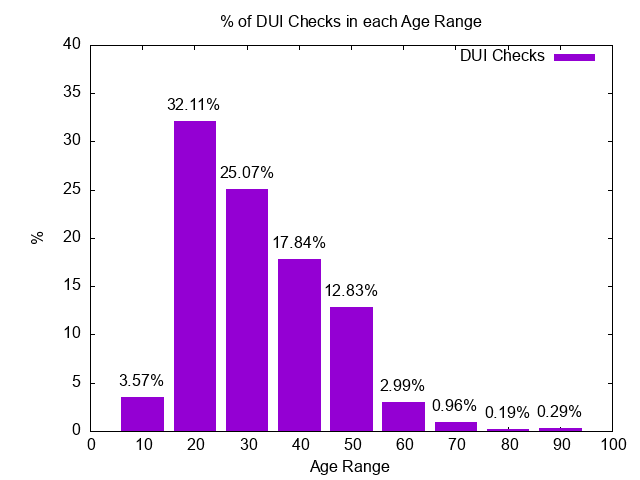

gnuplot code for this plot:
set terminal png
set output 'age.png'
set boxwidth 0.8 relative
set style fill solid 

set datafile separator ' '

set title "% of DUI Checks in each Age Range"
set xlabel "Age Range"
set ylabel "%"
set yrange[0:40]
set xrange[0:100]

set lmargin 10                                                               
set xtics 10
set ytics 5

plot 'age.data' using 1:2 with boxes title 'DUI Checks', \
     '' using 1:2:(sprintf("%.2f%%",$2)) with labels offset 0,1 notitle
